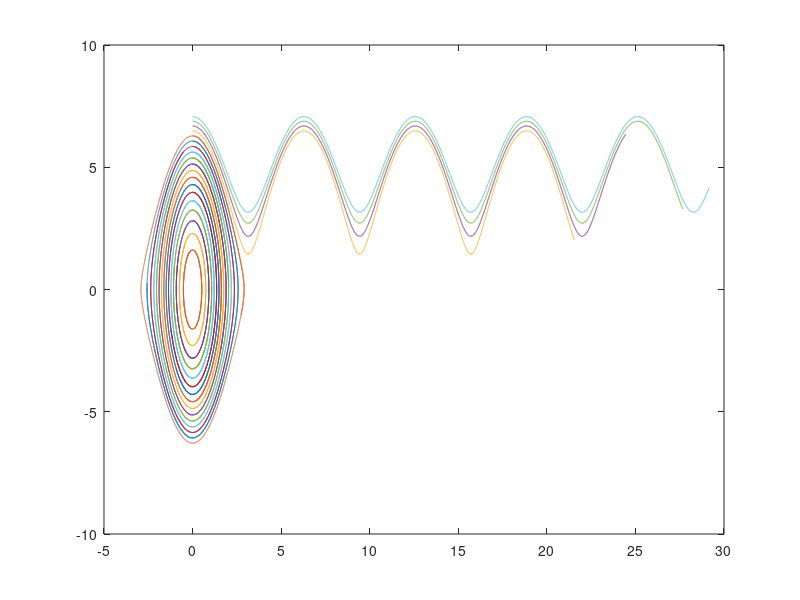

Here is the MATLAB script that generated this plot:
% Planar pendulum
% H. ZENIA
%   23/11/2019
g=10;                % gravitational force constant
l=1;                 % length of the pendulum
m=1;                 % mass
Nt=10000;             % number of time steps
NE=20;
Emin=-m*g*l;
Emax=1.5*m*g*l;
dE=(Emax-Emin)/(NE-1); % energy increment
E=zeros(1,NE);       % energies 
for ie=1:NE
  E(ie)=Emin+(ie-1)*dE;
  t=zeros(1,Nt);       % time
  x=zeros(1,Nt);       % position
  v=zeros(1,Nt);       % velocity
  t_i=0;               % initial time
  t_f=6;              % final time
  e=(t_f-t_i)/(Nt-1);  % small time interval
  t(1)=t_i;            % initial time
  x(1)=0;              % initial position
  v(1)=sqrt(2*(E(ie)+m*g*l)/m);    % initial velocity
  a1=-(g/l)*sin(x(1));
  for i=2:Nt
    x(i)=x(i-1)+v(i-1)*e+a1*e*e/2;
    a2=-(g/l)*sin(x(i));
    v(i)=v(i-1)+(a1+a2)*e/2;
    a1=a2;
  end  %i
  %  plot(t,x)
  plot(x,v)
  hold on
end %ie
